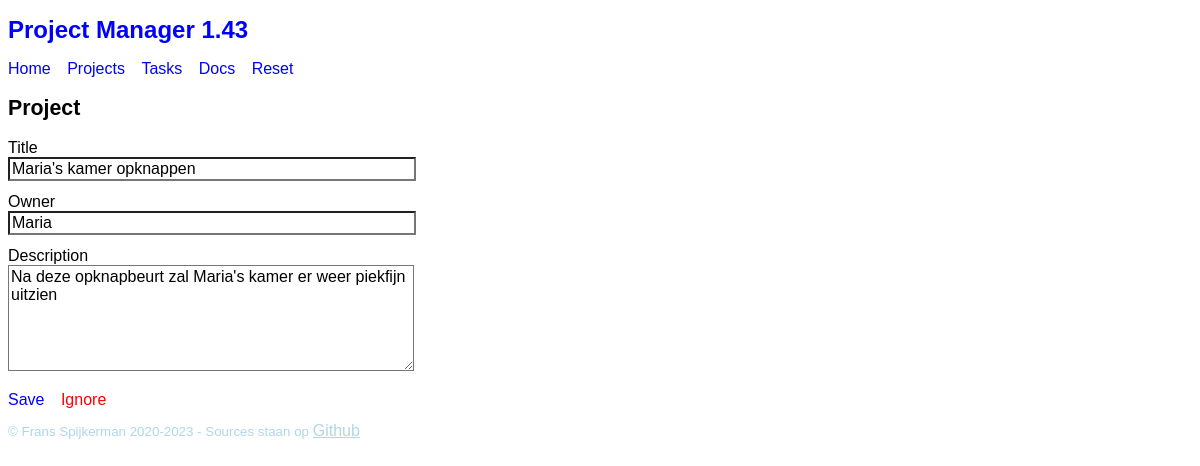
/?view=ProjectEdit&projectId=1, run on the app's committed database.
### tables this page shows
CREATE TABLE `TM1_Project` (
  `projectId` int(11) PRIMARY KEY AUTO_INCREMENT,
  `title` varchar(40) DEFAULT NULL,
  `description` text DEFAULT NULL,
  `owner` varchar(40) DEFAULT NULL
);

### framework/View.php (called while the page is built, shortened)
<?php
abstract class View {
    function __construct() {
        $this->show();
    }
}

### framework/SqlProvider.php (called while the page is built, shortened)
<?php
class SqlProvider {
    private static $pdo = null;
    private function connect($host, $dbname, $user, $pass): void {
        try {
            $dsn = "mysql:dbname=$dbname;host=$host;charset=utf8";
            self::$pdo = new PDO($dsn, $user, $pass, null);
            self::$pdo->setAttribute(PDO::ATTR_ERRMODE, PDO::ERRMODE_EXCEPTION);
        } catch (PDOException $ex) {
            die('SqlProvider connection failed: ' . $ex->getMessage());
        }
    }
    function prepare($sql) {
        return self::$pdo->prepare($sql);
    }
}

### dao/ProjectDAO.php (called while the page is built, shortened)
<?php
require_once 'framework/DAO.php';
require_once 'model/Project.php';
class ProjectDAO extends DAO {
    private static $select = 'SELECT * FROM `TM1_Project`';
    function get(?string $projectId) {
        if (empty($projectId)) {
            return new Project;
        } else {
            $sql = self::$select;
            $sql .= ' WHERE `TM1_Project`.`projectId` = ?';
            return $this->getObjectSql($sql, [$projectId]);
        }
    }
}

### framework/DAO.php (called while the page is built, shortened)
<?php
require_once 'framework/SqlProvider.php';
abstract class DAO extends SqlProvider {
    private $class;
    function __construct($class) {
        $this->class = $class;
    }
    protected function getObjectSql($sql, $args = []): ?Model {
        $this->stmt = $this->prepare($sql);
        $this->stmt->execute($args);
        return $this->stmt->fetchObject($this->class) ?: null;
    }
}

### model/Project.php (called while the page is built, shortened)
<?php
class Project extends Model
{
    protected $title = '';
    protected $description = '';
    protected $owner = '';
    function getTitle()
    {
        return $this->title;
    }
    function getDescription()
    {
        return $this->description;
    }
    function getOwner()
    {
        return $this->owner;
    }
}

### view/ProjectEdit.php (the view, shortened to what this page needs)
<?php
require_once 'framework/View.php';
require_once 'dao/ProjectDAO.php';
class ProjectEdit extends View {
    function show() {
        $projectId = filter_input(INPUT_GET, 'projectId');
        $projectDAO = new ProjectDAO;
        $project = $projectDAO->get($projectId);
        ?>
        <h2>Project</h2>
        <form id="project" method="post" action="?controller=ProjectController&action=save">
            <label>Title<input name="title" value="<?= $project->getTitle() ?>"></label>
            <label>Owner<input name="owner" value="<?= $project->getOwner() ?>"></label>
            <label>Description<textarea name="description"><?= $project->getDescription() ?></textarea></label>
        </form>
        <nav>
            <button form="project" type="submit">Save</button>
            <a href="?view=ProjectList">Ignore</a>
        </nav>
        <?php
    }
}
new ProjectEdit;

### style/style.css (style rules this page uses)
* { font-family: sans-serif; font-size: 12pt; }
h2 { font-size: 16pt; }
nav { margin-top: 10px; margin-bottom: 10px; }
nav a, nav button { display: inline-block; text-decoration: none; margin: 0 12px 0 0; color: blue; }
nav button { border: 0; background-color: white; padding: 0; }
main nav a { color: red; }
form { margin-bottom: 20px; }
form label { display: block; margin-bottom: 12px; }
form label input { display: block; background-color: white; width: 400px; }
form label textarea { display: block; background-color: white; height: 100px; width: 400px; }

### data on the page
tm1_project: title "Maria's kamer opknappen", owner "Maria", description "Na deze opknapbeurt zal Maria's kamer er weer piekfijn uitzien"

### other printed values
$title "Project Manager 1.43"
$menu_item "Home"
$menu_item "Projects"
$menu_item "Tasks"
$menu_item "Docs"
$menu_item "Reset"
